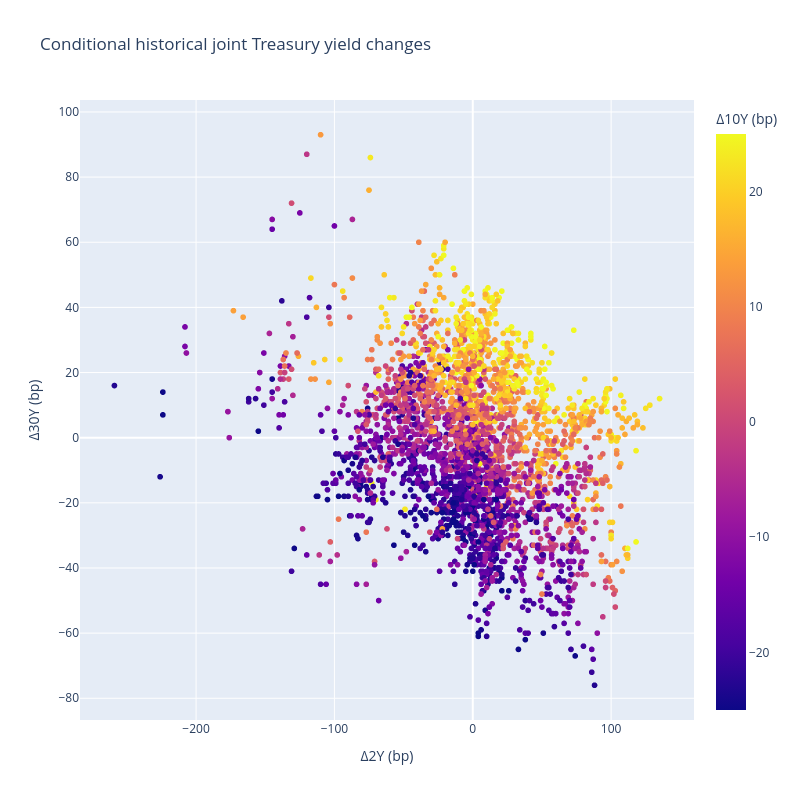

The cell this chart's notebook holds for it:
### Markdown cell above
### Joint yield changes

Color identifies the conditioning tenor. Hover retains historical interval dates and elapsed days.

### Code cell
yield_scenarios.show_plot(height=800, width=800)

### Figure 1 — Plotly figure (JSON) as saved in the notebook; plotly's stock layout.template omitted (floating-point values rounded to 4 significant figures; data arrays with more than 128 entries replaced by an {"elided": "..."} marker saying what was removed)
{"data": [{"customdata": {"elided": "3282x4 mixed values"}, "hovertemplate": "<b>%{hovertext}</b><br><br>Δ2Y (bp)=%{x}<br>Δ30Y (bp)=%{y}<br>Historical start=%{customdata[0]}<br>Historical end=%{customdata[1]}<br>Calendar target=%{customdata[2]}<br>Elapsed days=%{customdata[3]}<br>Δ10Y (bp)=%{marker.color}<extra></extra>", "hovertext": {"elided": "3282 str values"}, "legendgroup": "", "marker": {"color": {"elided": "3282 float values"}, "coloraxis": "coloraxis", "symbol": "circle"}, "mode": "markers", "name": "", "showlegend": false, "type": "scattergl", "x": {"elided": "3282 float values"}, "xaxis": "x", "y": {"elided": "3282 float values"}, "yaxis": "y"}], "layout": {"coloraxis": {"colorbar": {"title": {"text": "Δ10Y (bp)"}}, "colorscale": [[0, "#0d0887"], [0.1111, "#46039f"], [0.2222, "#7201a8"], [0.3333, "#9c179e"], [0.4444, "#bd3786"], [0.5556, "#d8576b"], [0.6667, "#ed7953"], [0.7778, "#fb9f3a"], [0.8889, "#fdca26"], [1, "#f0f921"]]}, "height": 800, "legend": {"tracegroupgap": 0}, "title": {"text": "Conditional historical joint Treasury yield changes"}, "width": 800, "xaxis": {"anchor": "y", "domain": [0, 1], "title": {"text": "Δ2Y (bp)"}}, "yaxis": {"anchor": "x", "domain": [0, 1], "title": {"text": "Δ30Y (bp)"}}}}
